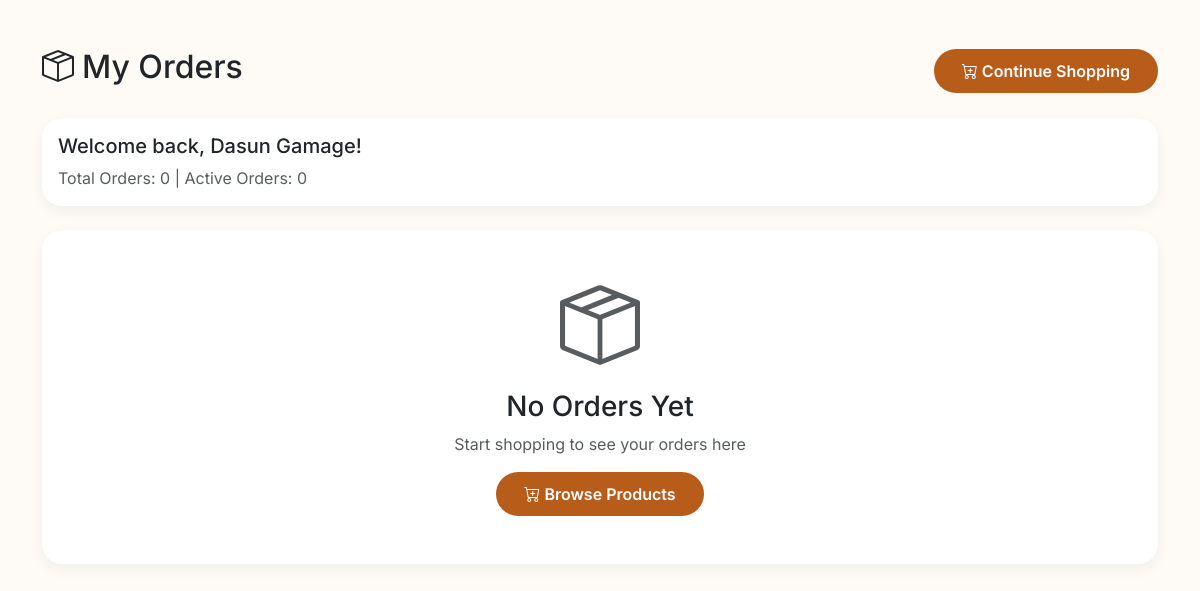
The page /pages/users/orders.php (signed in) on the database as committed earlier.
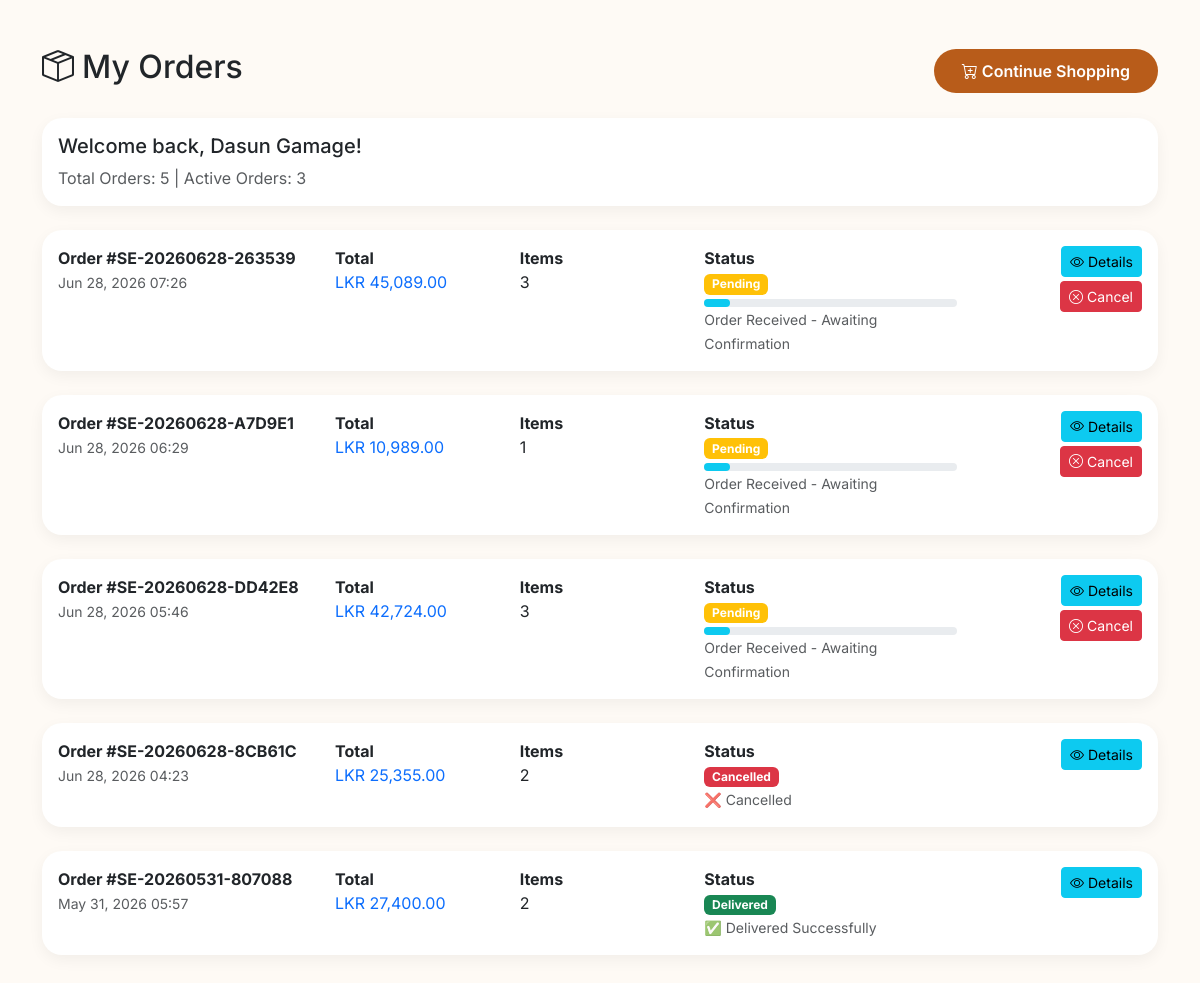
The same page on the database as committed later.
### tables this page shows
CREATE TABLE `orders` (
  `id` int(11) NOT NULL,
  `order_number` varchar(50) NOT NULL,
  `user_id` int(11) DEFAULT NULL,
  `total_amount` decimal(10,2) NOT NULL,
  `discount_amount` decimal(10,2) DEFAULT 0.00,
  `tax_amount` decimal(10,2) DEFAULT 0.00,
  `grand_total` decimal(10,2) NOT NULL,
  `status` enum('pending','confirmed','processing','shipped','delivered','cancelled','refunded') DEFAULT 'pending',
  `payment_method` enum('cash_on_delivery','card','bank_transfer','online') DEFAULT 'cash_on_delivery',
  `payment_status` enum('unpaid','paid','refunded','failed') DEFAULT 'unpaid',
  `shipping_address` text DEFAULT NULL,
  `billing_address` text DEFAULT NULL,
  `phone` varchar(15) DEFAULT NULL,
  `notes` text DEFAULT NULL,
  `staff_notes` text DEFAULT NULL,
  `ordered_at` timestamp NOT NULL DEFAULT current_timestamp(),
  `updated_at` timestamp NULL DEFAULT NULL ON UPDATE current_timestamp(),
  `approved_at` timestamp NULL DEFAULT NULL,
  `delivered_at` timestamp NULL DEFAULT NULL,
  `processed_by` int(11) DEFAULT NULL
);

### pages/users/orders.php (the view, shortened to what the changed rows need)
<?php
$user_id = $_SESSION['user_id'];
try {
    $pdo = getPDOConnection();
    $stmt = $pdo->prepare("
        SELECT o.*,
               (SELECT COUNT(*) FROM order_items WHERE order_id = o.id) as items_count
        FROM orders o
        WHERE o.user_id = ?
        ORDER BY o.ordered_at DESC
    ");
    $stmt->execute([$user_id]);
    $orders = $stmt->fetchAll();
    $stmt = $pdo->prepare("SELECT fName, lName FROM reg WHERE regID = ?");
    $stmt->execute([$user_id]);
    $user = $stmt->fetch();
} catch (Exception $e) {
    $orders = [];
    $user = null;
}
function getStatusProgress($status) {
    $steps = [
        'pending' => 10,
        'confirmed' => 30,
        'processing' => 50,
        'shipped' => 75,
        'delivered' => 100,
        'cancelled' => 0
    ];
    return $steps[$status] ?? 0;
}
function getStatusLabel($status) {
    $labels = [
        'pending' => 'Order Received - Awaiting Confirmation',
        'confirmed' => 'Order Confirmed - Being Processed',
        'processing' => 'Items Being Prepared',
        'shipped' => 'Order Shipped - On the Way!',
        'delivered' => '✅ Delivered Successfully',
        'cancelled' => '❌ Cancelled'
    ];
    return $labels[$status] ?? $status;
}
function getStatusBadge($status) {
    $colors = [
        'pending' => 'warning',
        'confirmed' => 'info',
        'processing' => 'primary',
        'shipped' => 'secondary',
        'delivered' => 'success',
        'cancelled' => 'danger'
    ];
    $color = $colors[$status] ?? 'secondary';
    return "<span class='badge bg-{$color}'>" . ucfirst($status) . "</span>";
}
?>
<!DOCTYPE html>
<html lang="en">
<head>
    <link href="https://cdn.jsdelivr.net/npm/bootstrap@5.3.0-alpha1/dist/css/bootstrap.min.css" rel="stylesheet">
    <link rel="stylesheet" href="https://cdn.jsdelivr.net/npm/bootstrap-icons@1.11.3/font/bootstrap-icons.min.css">
</head>
<body>
    <div class="container py-5">
        <div class="row">
            <div class="col-md-12">
                <div class="d-flex justify-content-between align-items-center mb-4">
                    <h2><i class="bi bi-box-seam me-2"></i>My Orders</h2>
                </div>
                <?php if ($user): ?>
                <div class="card order-card mb-4">
                    <div class="card-body">
                        <h5>Welcome back, <?= htmlspecialchars($user['fName']) ?>!</h5>
                        <p class="text-muted mb-0">
                            Total Orders: <?= count($orders) ?> |
                            Active Orders: <?= count(array_filter($orders, function($o) { return !in_array($o['status'], ['delivered', 'cancelled']); })) ?>
                        </p>
                    </div>
                </div>
                <?php endif; ?>
                <?php if (count($orders) > 0): ?>
                    <?php foreach ($orders as $order): ?>
                    <div class="card order-card mb-4">
                        <div class="card-body">
                            <div class="row">
                                <div class="col-md-3">
                                    <strong>Order #<?= $order['order_number'] ?></strong>
                                    <br>
                                    <small class="text-muted"><?= date('M d, Y H:i', strtotime($order['ordered_at'])) ?></small>
                                </div>
                                <div class="col-md-2">
                                    <strong>Total</strong>
                                    <br>
                                    <span class="text-primary">LKR <?= number_format($order['grand_total'], 2) ?></span>
                                </div>
                                <div class="col-md-2">
                                    <strong>Items</strong>
                                    <br>
                                    <span><?= $order['items_count'] ?></span>
                                </div>
                                <div class="col-md-3">
                                    <strong>Status</strong>
                                    <br>
                                    <?= getStatusBadge($order['status']) ?>
                                    <br>
                                    <?php if ($order['status'] !== 'cancelled' && $order['status'] !== 'delivered'): ?>
                                    <div class="progress-bar-custom mt-1" style="width: 100%;">
                                        <div class="progress-fill bg-<?= $order['status'] === 'delivered' ? 'success' : 'info' ?>"
                                             style="width: <?= getStatusProgress($order['status']) ?>%;">
                                        </div>
                                    </div>
                                    <?php endif; ?>
                                    <small class="text-muted"><?= getStatusLabel($order['status']) ?></small>
                                </div>
                                <div class="col-md-2 text-end">
                                    <button class="btn btn-sm btn-info view-order" data-id="<?= $order['id'] ?>">
                                        <i class="bi bi-eye"></i> Details
                                    </button>
                                    <?php if ($order['status'] === 'pending'): ?>
                                    <button class="btn btn-sm btn-danger cancel-order mt-1" data-id="<?= $order['id'] ?>">
                                        <i class="bi bi-x-circle"></i> Cancel
                                    </button>
                                    <?php endif; ?>
                                </div>
                            </div>
                        </div>
                    </div>
                    <?php endforeach; ?>
                <?php else: ?>
                <div class="card order-card">
                    <div class="card-body text-center py-5">
                        <i class="bi bi-box-seam display-1 text-muted"></i>
                        <h3 class="mt-3">No Orders Yet</h3>
                        <p class="text-muted">Start shopping to see your orders here</p>
                        <a href="../shop.php" class="btn btn-elegance">
                            <i class="bi bi-cart-plus"></i> Browse Products
                        </a>
                    </div>
                </div>
                <?php endif; ?>
            </div>
        </div>
    </div>
</body>
</html>

Rows that differ between the two databases and show on the page:
added orders: order_number "SE-20260628-263539", ordered_at "Jun 28, 2026 07:26", grand_total "45,089.00", items_count "3", status "Pending", status "Order Received - Awaiting Confirmation"
added orders: order_number "SE-20260628-A7D9E1", ordered_at "Jun 28, 2026 06:29", grand_total "10,989.00", items_count "1", status "Pending", status "Order Received - Awaiting Confirmation"
added orders: order_number "SE-20260628-DD42E8", ordered_at "Jun 28, 2026 05:46", grand_total "42,724.00", items_count "3", status "Pending", status "Order Received - Awaiting Confirmation"
added orders: order_number "SE-20260628-8CB61C", ordered_at "Jun 28, 2026 04:23", grand_total "25,355.00", items_count "2", status "Cancelled", status "❌ Cancelled"
added orders: order_number "SE-20260531-807088", ordered_at "May 31, 2026 05:57", grand_total "27,400.00", items_count "2", status "Delivered", status "✅ Delivered Successfully"
Other text that changed with them:
count($orders): "0" → "5"
text no longer shown: "0 No Orders Yet Start shopping to see your orders here Browse Products"
text now shown: "3"
